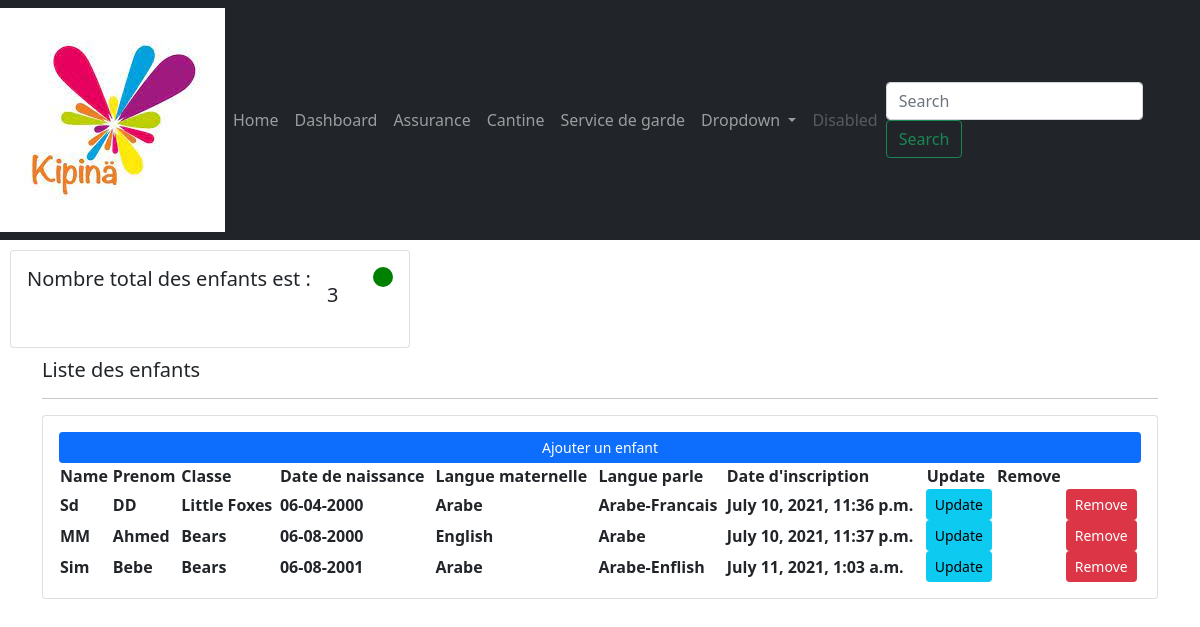
Screenshot of /dash/ with the database file from the repository.
### compte/models.py (models this page shows, shortened)
class Enfant(models.Model):
    TYPE=(
        ('exterieur','exterieur'),
        ('interne','interne'),
    )
    CLASSE=(
        ('Foxes','Foxes'),
        ('Little Foxes','Little Foxes'),
        ('Bears','Bears'),
        ('Seals','Seals'),
        ('Owls','Owls'),
    )
    name=models.CharField(max_length=100, null=True)
    prenom=models.CharField(max_length=100, null=True)
    nationalite=models.CharField(max_length=100, null=True)
    langueMaternelle=models.CharField(max_length=100, null=True)
    langueParlee=models.CharField(max_length=100, null=True)
    type=models.CharField(max_length=100, null=True, choices=TYPE)
    date_naissance=models.CharField(max_length=100, null=True)
    date_inscription=models.DateTimeField(auto_now_add=True)
    classe=models.CharField(max_length=100, null=True, choices=CLASSE)
    frais_scolarite=models.BooleanField()

### compte/views.py (the view)
# urls.py: path('dash/', views.dashboard, name='dash'),
def dashboard(request):
    enf=Enfant.objects.all()
    total=enf.count()
    context={
        'enf':enf,
        'total': total,
    }
    return render(request,'compte/dashboard.html',context)

### templates/compte/dashboard.html (shortened to what this page needs)
<!DOCTYPE html>
{% include 'compte/navbar.html' %}
<html lang="en">
<head>
  <link href="https://cdn.jsdelivr.net/npm/bootstrap@5.0.0/dist/css/bootstrap.min.css"
        rel="stylesheet"
>
</head>
<body>
<div style="display: flex; flex-direction: row; flex-wrap: wrap">
  <div class="card" style="width: 25rem; margin: 10px">
    <div class="card-body">
      <div style="display: flex; flex-direction: row">
        <h5 class="card-title">Nombre total des enfants est : </h5>
        <h5 class="card-body"> {{total}} </h5>
        <div style="
          background: green;
          width: 20px;
          height: 20px;
          margin-left: 10px;
          border-radius: 50%;
        "></div>
      </div>
    </div>
  </div>
<div class="container">
 <div class="row">
    <div class="col-md-12">
        <h5>Liste des enfants</h5>
        <hr>
        <div class="card card-body">
            <a class="btn btn-primary btn-sm btm-block" href="">Ajouter un enfant</a>
            <table>
                <tr>
                    <th>
                        Name
                    </th>
                    <th>
                        Prenom
                    </th>
                    <th>
                        Classe
                    </th>
                    <th>
                        Date de naissance
                    </th>
                    <th>Langue maternelle</th>
                    <th>Langue parle</th>
                    <th>Date d'inscription</th>
                    <th>Update</th>
                    <th>Remove</th>
                </tr>
                {% for i in enf %}
                <tr>
                    <th> {{i.name}} </th>
                    <th> {{i.prenom}} </th>
                    <th> {{i.classe}} </th>
                    <th> {{i.date_naissance}} </th>
                    <th> {{i.langueMaternelle}} </th>
                    <th> {{i.langueParlee}} </th>
                    <th>{{i.date_inscription}}</th>
                    <th class="btn btn-sm btn-info"> Update</th>
                    <th></th>
                    <th class="btn btn-sm btn-danger"> Remove</th>
                </tr>
                {% endfor%}
            </table>
        </div>
    </div>
 </div>
</div>
</body>
</html>

### rows the page displays
Enfant: name "Sd", prenom "DD", classe "Little Foxes", date_naissance "06-04-2000", langueMaternelle "Arabe", langueParlee "Arabe-Francais", date_inscription "July 10, 2021, 11:36 p.m."
Enfant: name "MM", prenom "Ahmed", classe "Bears", date_naissance "06-08-2000", langueMaternelle "English", langueParlee "Arabe", date_inscription "July 10, 2021, 11:37 p.m."
Enfant: name "Sim", prenom "Bebe", classe "Bears", date_naissance "06-08-2001", langueMaternelle "Arabe", langueParlee "Arabe-Enflish", date_inscription "July 11, 2021, 1:03 a.m."

### other values shown
{{ total }} "3"
